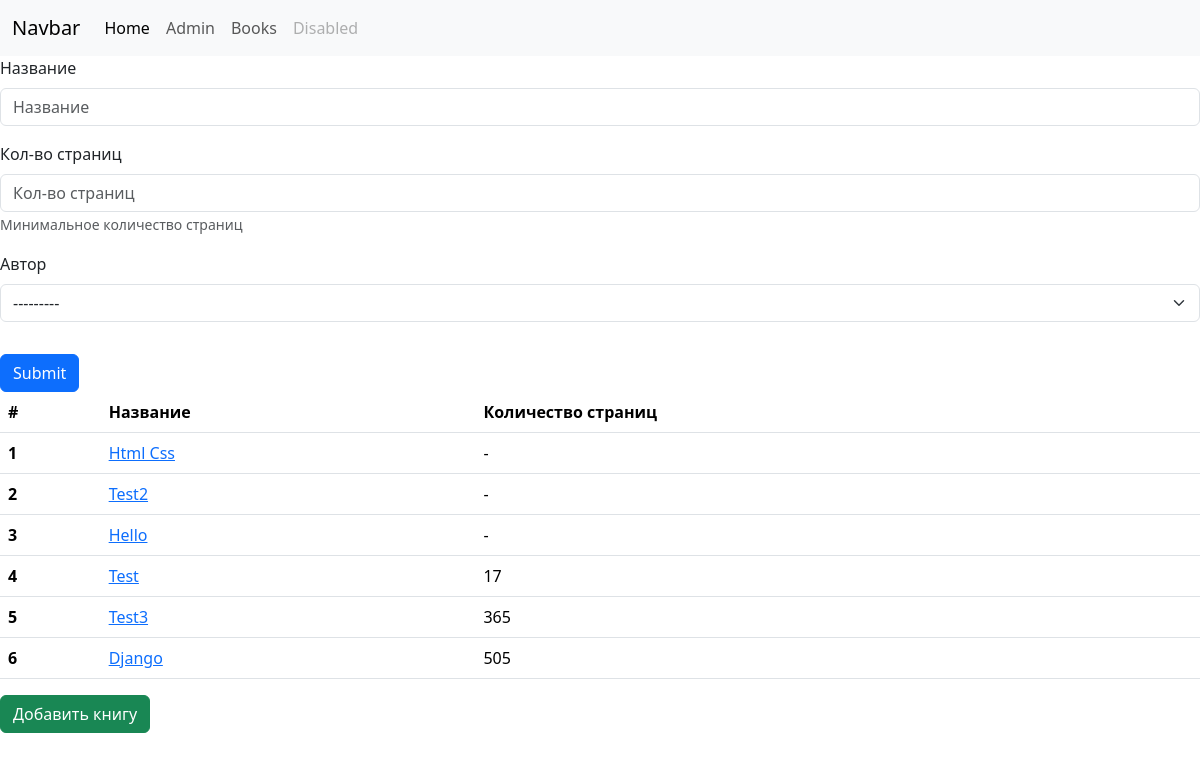
/books/, run on an earlier commit of the app's database.
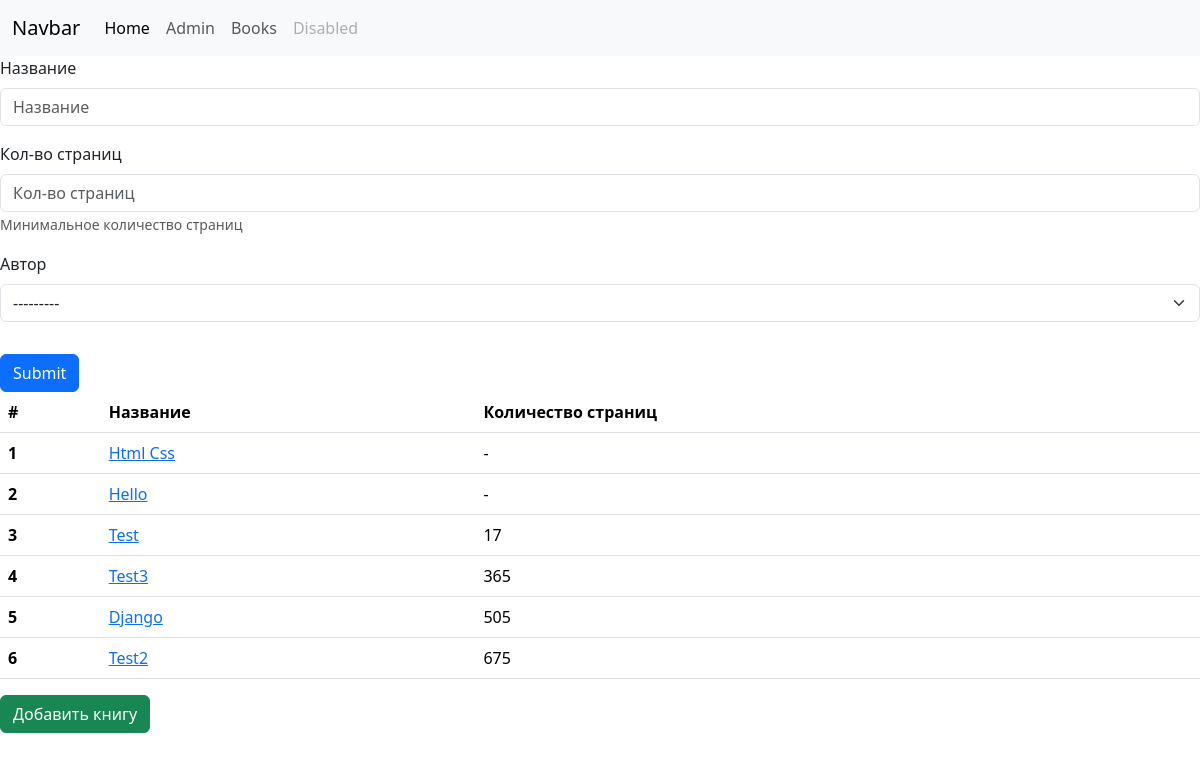
And on a later commit of the database.
### core/models.py (models this page shows, shortened)
class Author(models.Model):
    name=models.CharField('Имя', max_length=128)
    def __str__(self):
        return self.name

class Book(models.Model):
    author = models.ForeignKey('core.Author', on_delete=models.CASCADE, null=True, blank=True, related_name='books')
    name= models.CharField('Название', max_length=128)
    pages=models.IntegerField('Количество страниц', blank=True, null=True)
    class Meta:
        ordering = ['pages']
        verbose_name = 'Книга'
        verbose_name_plural = 'Книги'

### core/views.py (the view)
# urls.py: path('books/', core.views.Books.as_view(), name='book_list'),
class Books(TitleMixin, ListView):
    title = 'Книги'
    def get_filters(self):
        return core.filters.BookFilter(self.request.GET)
    def get_queryset(self):
        return self.get_filters().qs
    def get_context_data(self):
        context = super().get_context_data()
        context['form'] = core.forms.BookSearch(self.request.GET or None)
        return context

### core/forms.py (shortened to what this page needs)
class BookSearch(forms.Form):
    name = forms.CharField(label='Название', required=False)
    pages = forms.IntegerField(label='Кол-во страниц', required=False, help_text='Минимальное количество страниц')
    author = forms.ModelChoiceField(label='Автор', queryset=core.models.Author.objects.all(), to_field_name='name')

### core/views.py (called while the page is built)
    def get_title(self):
        return self.title

    def get_context_data(self, **kwargs):
        context = super().get_context_data()
        context['title'] = self.get_title()
        return context

### core/templates/core/book_list.html (shortened to what this page needs)
{% extends 'core/index.html' %}
{% block content %}
{% include 'core/search_books_include.html' %}
   <table class="table">
  <thead>
    <tr>
      <th scope="col">#</th>
      <th scope="col">Название</th>
      <th scope="col">Количество страниц</th>
    </tr>
  </thead>
  <tbody>
  {% for book in object_list %}
    <tr>
      <th scope="row">{{ forloop.counter }}</th>
      <td> <a href="{% url 'core:book_detail' book.pk %}" > {{ book.name| capfirst }} </a> </td>
      <td>{{ book.pages|add:"5"|default:'-' }}</td>
    </tr>
  {% empty %}
    <h4> Не найдено </h4>
  {% endfor %}
       </tbody>
    </table>
    <a href="{% url 'core:book_create' %}" class="btn btn-success"> Добавить книгу</a>
{% endblock %}

### core/templates/core/index.html (shortened to what this page needs)
<!doctype html>
<html lang="en">
  <head>
    <link href="/node_modules/bootstrap/dist/css/bootstrap.css" rel="stylesheet">
  </head>
  <body>
   <nav class="navbar navbar-expand-lg navbar-light bg-light">
  <div class="container-fluid">
    <a class="navbar-brand" href="#">Navbar</a>
    <div class="collapse navbar-collapse" id="navbarNav">
      <ul class="navbar-nav">
        <li class="nav-item">
          <a class="nav-link active" aria-current="page" href="{% url 'core:index' %}">Home</a>
        </li>
        <li class="nav-item">
          <a class="nav-link" href="/admin">Admin</a>
        </li>
        <li class="nav-item">
          <a class="nav-link" href="{% url 'core:book_list' %}">Books</a>
        </li>
        <li class="nav-item">
          <a class="nav-link disabled">Disabled</a>
        </li>
      </ul>
    </div>
  </div>
</nav>
   {% block content %}
   {% endblock %}
  </body>
</html>

### core/templates/core/search_books_include.html
{% load bootstrap5 %}
<form class="row g-3">
    <div>
        {% bootstrap_form form layout='horizontal' %}
    </div>
  <div class="col-auto">
      <button type="submit" class="btn btn-primary">Submit</button>
  </div>
</form>

What changed in the data, as far as the page shows it:
changed Book "Test2": pages|add "-" → "675"; moves down the list
